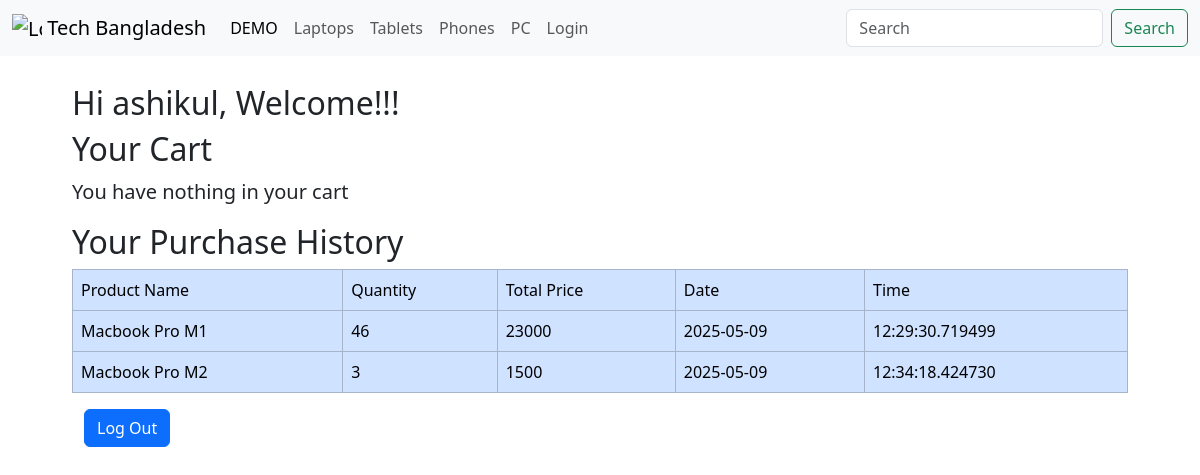
Screenshot of /profile (signed in) with the database file from the repository.
### app/models.py (models this page shows)
class User(db.Model,UserMixin):
    __tablename__ = 'user'
    id = db.Column(db.Integer, primary_key = True)
    name = db.Column(db.String, nullable = False)
    username = db.Column(db.String , unique = True, nullable = False)
    email = db.Column(db.String, unique = True, nullable = False)
    password = db.Column(db.String)
    profile_pic = db.Column(db.String, nullable = False)
    cart_items = db.relationship("Cart",back_populates="user",lazy = True)
    purchases = db.relationship("Purchase",back_populates = "user", lazy = True)

class Purchase(db.Model):
    __tablename__ = 'purchase'
    id = db.Column(db.Integer , primary_key = True)
    user_id = db.Column(db.Integer,db.ForeignKey("user.id"),nullable = False)
    product_id = db.Column(db.Integer, db.ForeignKey("product.id"),nullable = False)
    quantity = db.Column(db.Integer,default = 1)
    time = db.Column(db.DateTime, default =datetime.now)
    product = db.relationship("Product",backref = "purchases")
    user = db.relationship("User", back_populates = "purchases")

class Product(db.Model):
    __tablename__= "product"
    id = db.Column(db.Integer,primary_key = True)
    name = db.Column(db.String(200),nullable = False)
    brand = db.Column(db.String(200),nullable = True)
    releasedate = db.Column(db.String(200), nullable = True)
    description = db.Column(db.String(200),nullable = False)
    price = db.Column(db.Integer,nullable = False)
    stock = db.Column(db.Integer,nullable = False)
    category = db.Column(db.String(100),nullable = False)
    image = db.Column(db.String(100),nullable = False)
    availabity = db.Column(db.Boolean,nullable = True)
    time = db.Column(db.DateTime,default= datetime.now)
    hardware = db.relationship("Hardware",back_populates = "product")
    battery = db.relationship("Battery",back_populates = "product")
    display = db.relationship("Display",back_populates = "product")
    connectivity = db.relationship("Connectivity",back_populates = "product")
    camera = db.relationship("Camera",back_populates = "product")
    software = db.relationship("Software",back_populates = "product")
    extrainfo = db.relationship("Extrainfo",back_populates = "product")

### app/profile.py (the view)
@profiles.route('/profile')
@login_required
def profile():
    username = current_user.username
    email = current_user.email
    picture_url = current_user.profile_pic
    cart_items = Cart.query.filter(Cart.user_id == current_user.id).all()
    total = 0
    purchases = Purchase.query.filter(Purchase.user_id == current_user.id).all()
    return render_template('profile.html',username = username,email= email,picture_url = picture_url,cart_items = cart_items,total = total,purchases=purchases)

### app/__init__.py (called while the page is built)
@login_manager.user_loader
def load_user(user_id):
    from app.models import User
    return User.query.get(int(user_id))

### app/templates/profile.html (shortened to what this page needs)
{% extends 'layout.html' %}
{% block body %}
    <div class="container">
        <div class="row">
            <h2>
                Hi {{ current_user.name }}, Welcome!!!
            </h2>
        </div>
    </div>
    <div class="container">
    <h2 class="">
        Your Cart
    </h2>
    {% if not cart_items %}
    <p class="lead">You have nothing in your cart</p>
    {% endif  %}
</div>
<div class="container">
    <h2>
        Your Purchase History
    </h2>
    {% if not purchases %}
    <p>You have no purchase history.</p>
    {% else %}
    <table class="table">
        <tr class="table-primary">
            <td class="table-primary ">
                Product Name
            </td>
            <td class="table-primary">
                Quantity
            </td>
            <td class="table-primary">
                Total Price
            </td>
            <td class="table-primary">
                Date
            </td>
            <td class="table-primary">
                Time
            </td>
        </tr>
        {% for item in purchases %}
            <tr class="table-primary">
                <td class="table-primary ">
                    {{ item.product.name }}
                </td>
                <td class="table-primary">
                    {{ item.quantity }}
                </td>
                <td class="table-primary">
                    {{ item.quantity * item.product.price}}
                </td>
                <td class="table-primary">
                    {{ item.time.date() }}
                </td>
                <td class="table-primary">
                    {{ item.time.time() }}
                </td>
            </tr>
    {% endfor %}
    {% endif  %}
</div>
<div>
<div class="container">
    <button type="button" class="btn btn-primary" data-bs-toggle="modal" data-bs-target="#exampleModal">
        Log Out
    </button>
</div>
{% endblock %}

### app/templates/profile.html (style rules this page uses)
td { border: 1px solid green; }

### rows the page displays
User: name "ashikul"
Purchase: product.name "Macbook Pro M1", quantity "46", item.quantity*item.product.price "23000", time "2025-05-09"
Purchase: product.name "Macbook Pro M2", quantity "3", item.quantity*item.product.price "1500", time "2025-05-09"
